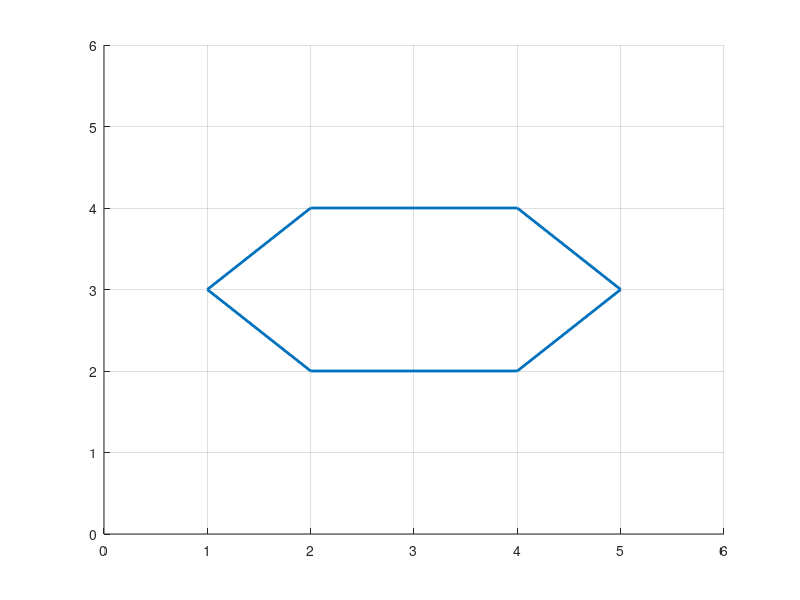

MATLAB code to generate this figure:
clear all;
close all; clc;
x=line([2,4],[4,4],'lineWidth',2);

line([2,4],[2,2],'lineWidth',2);
line([1,2],[3,4],'lineWidth',2);
line([5,4],[3,4],'lineWidth',2);
line([5,4],[3,2],'lineWidth',2);
line([1,2],[3,2],'lineWidth',2);
axis([0 6 0 6])
grid on